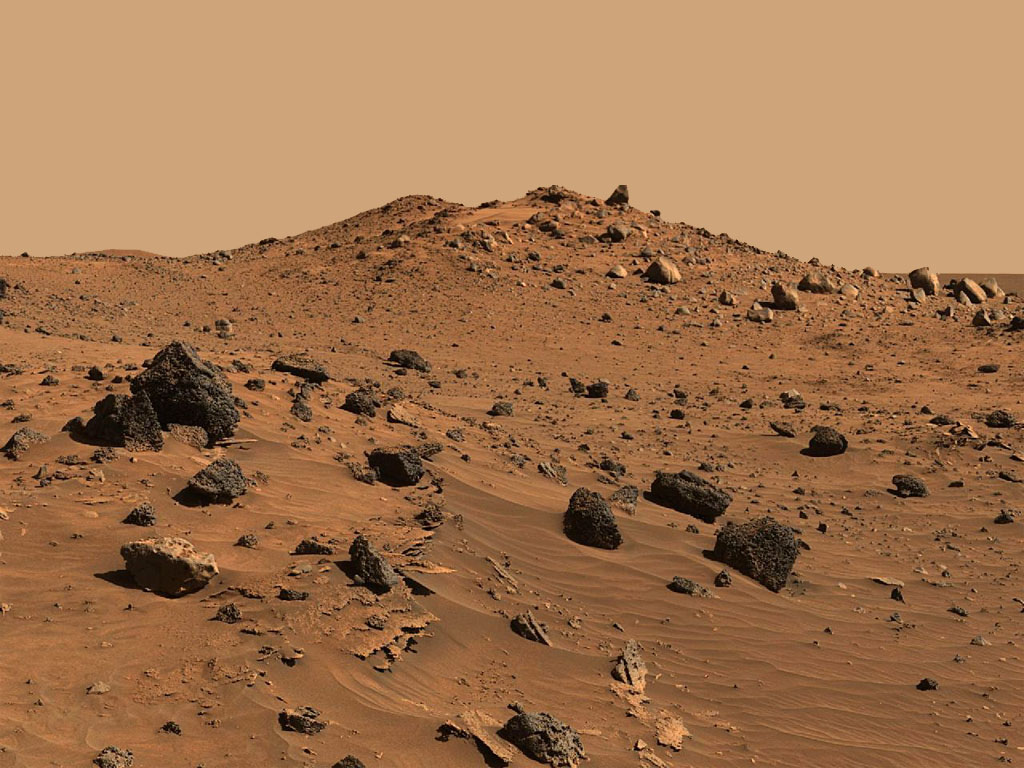
#> input picture Clutter/VGopBn.jpg, 1024 x 768 px
$ python -i POST.py   (imports and definitions only)   (older library calls are emulated)
#> lines starting #> are read from the running program, lines starting #| are printed output that depends on the picture
#> further down, picture is the input picture: shape (768, 1024, 3); mean B, G, R 78.2, 114.9, 159.1
import os
import cv2
import numpy as np
import pandas as pd
import pickle
import base64
import requests
import time
from flask import Flask, request, jsonify
from skimage.feature import canny
from scipy.fftpack import fft2, fftshift
from scipy.stats import skew, kurtosis

# Load trained model
MODEL_PATH = r"New_Feature_Extraction\Clutter\best_model.pkl"
# [5 lines not run here, left out]

def extract_features(image):
    image_gray = cv2.cvtColor(image, cv2.COLOR_BGR2GRAY)
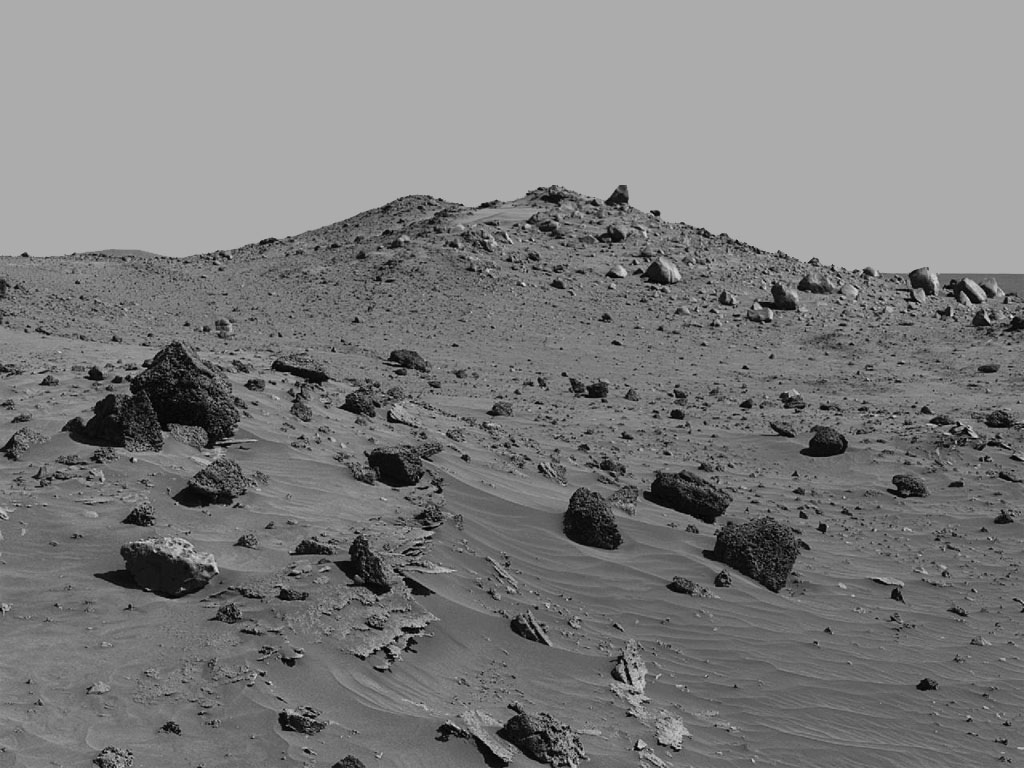
#> image_gray: shape (768, 1024); min 0, max 229, mean 124
    grad_x = cv2.Sobel(image_gray, cv2.CV_64F, 1, 0, ksize=3)
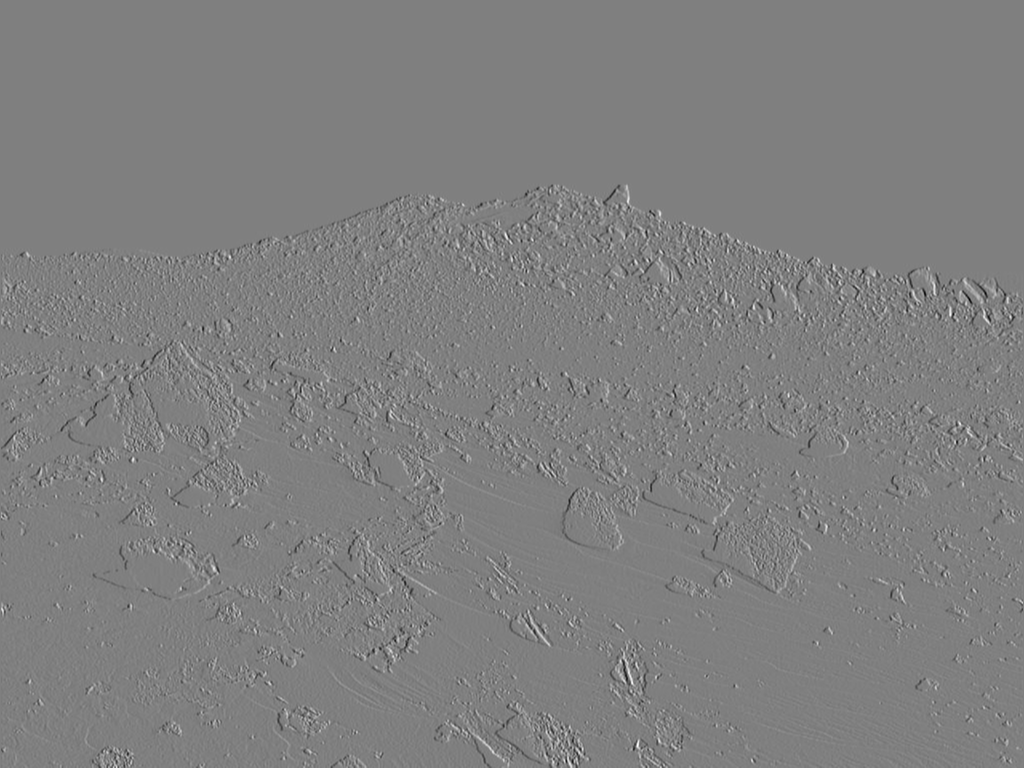
#> grad_x: shape (768, 1024) float64; min -711, max 707, mean 0; drawn with min black and max white
    grad_y = cv2.Sobel(image_gray, cv2.CV_64F, 0, 1, ksize=3)
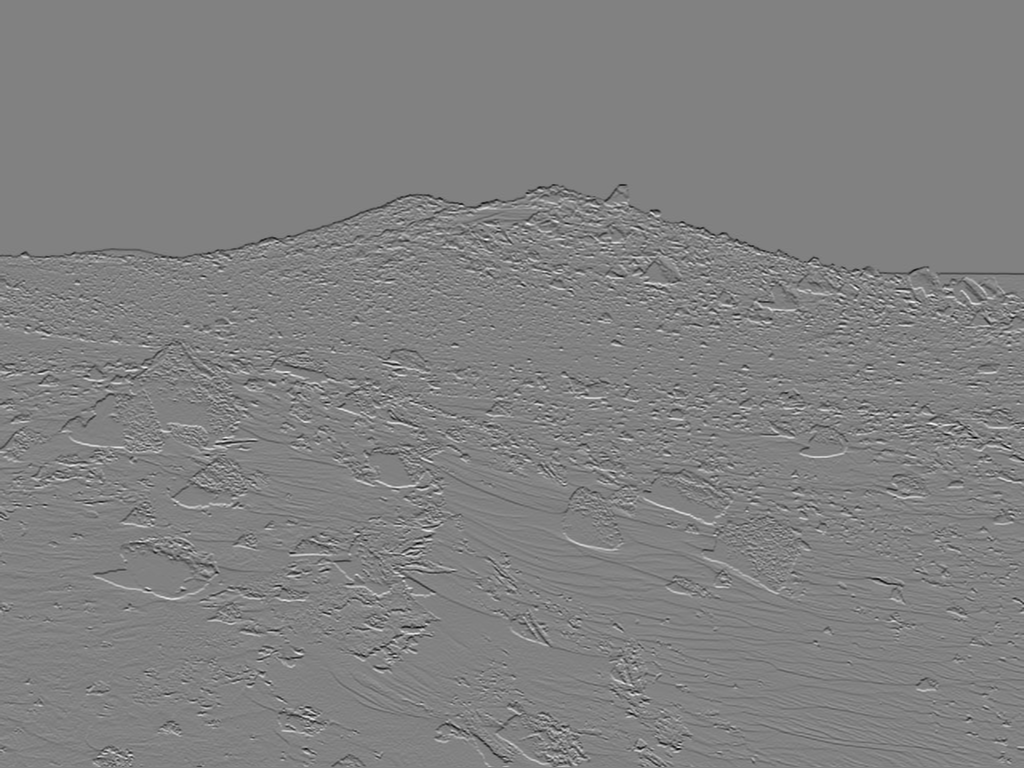
#> grad_y: shape (768, 1024) float64; min -740, max 718, mean -0.7; drawn with min black and max white
    gradient_magnitude = np.sqrt(grad_x**2 + grad_y**2)
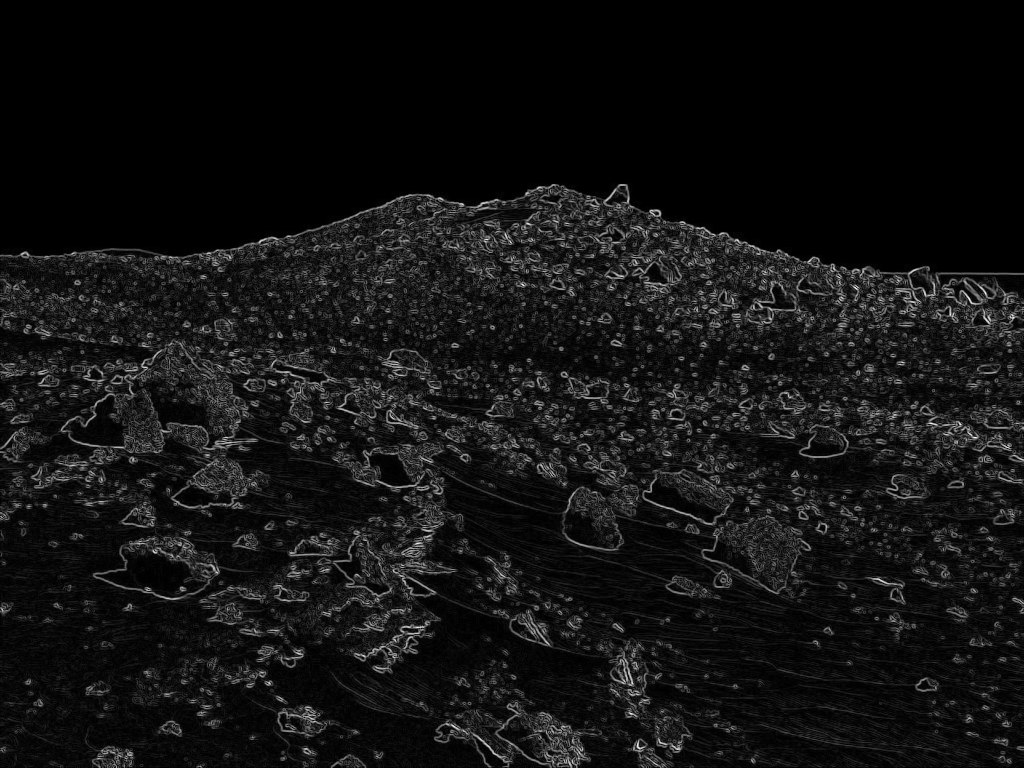
#> gradient_magnitude: shape (768, 1024) float64; min 0, max 763.1, mean 57.3; drawn with min black and max white
    msgggf = np.histogram(gradient_magnitude, bins=10, range=(0, 255))[0]
#> msgggf = [384046, 134381, 75930, 47915, 32833, 24232, 18634, 14646, 11644, 9433]

    msesgf = np.array([np.sum(canny(image_gray, sigma=1.0))])
#> msesgf = [96197]

    f_transform = fft2(image_gray)
    f_transform_shifted = fftshift(f_transform)
    spectrum = np.abs(f_transform_shifted)
    msfdmaf = [np.mean(spectrum)]
#> msfdmaf = [10569.5]
    msssf = [np.abs(np.sum(spectrum[:, :spectrum.shape[1]//2]) - np.sum(spectrum[:, spectrum.shape[1]//2:]))]
#> msssf = [229000783.8]
    mssamf = [np.sum(spectrum * np.arange(spectrum.shape[0])[:, None])]
#> mssamf = [3.19e+12]

    fft_spectrum = cv2.dft(np.float32(image_gray), flags=cv2.DFT_COMPLEX_OUTPUT)
    fft_shifted = np.fft.fftshift(fft_spectrum)
    magnitude_spectrum = 20 * np.log(cv2.magnitude(fft_shifted[:, :, 0], fft_shifted[:, :, 1]) + 1)
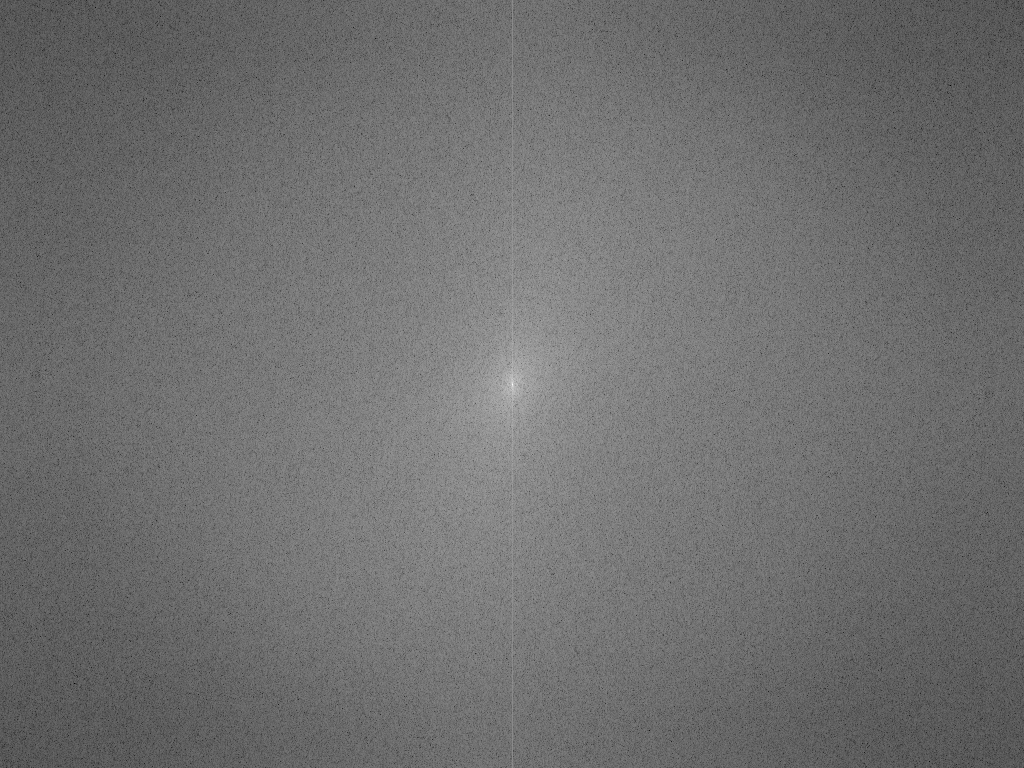
#> magnitude_spectrum: shape (768, 1024) float32; min 20.02, max 367.9, mean 171.8; drawn with min black and max white

    fdma_feature = [np.mean(magnitude_spectrum)]
#> fdma_feature = [171.8]
    amp_moments = [np.mean(magnitude_spectrum), np.var(magnitude_spectrum), skew(magnitude_spectrum.flatten()), kurtosis(magnitude_spectrum.flatten())]
#> amp_moments = [171.8, 507.7, 0.0149, 0.275]

    sym_x, sym_y = np.mean(np.abs(magnitude_spectrum[:magnitude_spectrum.shape[0]//2, :] - np.flipud(magnitude_spectrum[magnitude_spectrum.shape[0]//2:, :]))), np.mean(np.abs(magnitude_spectrum[:, :magnitude_spectrum.shape[1]//2] - np.fliplr(magnitude_spectrum[:, magnitude_spectrum.shape[1]//2:])))
#> sym_x = 14.08; sym_y = 14.09

    return np.concatenate((msgggf, msesgf, msfdmaf, msssf, mssamf, fdma_feature, amp_moments, [sym_x, sym_y]))
def process_predictions():
    while True:
        response = requests.get("http://localhost:5000/check_area").json()
        if response.get("check"):
            image_data = requests.get("http://localhost:5000/latest_image").json()
            image_b64 = image_data["image"]
            coordinates = image_data["coordinates"]

            image_bytes = base64.b64decode(image_b64)
            image_np = np.frombuffer(image_bytes, dtype=np.uint8)
            image = cv2.imdecode(image_np, cv2.IMREAD_COLOR)

            features = extract_features(image).reshape(1, -1)
            prediction = model.predict(features)[0]
            accuracy = max(model.predict_proba(features)[0])

            label_map = {0: "rocky_terrain", 1: "hard_terrain", 2: "sandy_terrain"}
            result = {
                "status": "success",
                "class": label_map[prediction],
                "accuracy": f"{accuracy:.2f}",
                "coordinate": coordinates
            }

            requests.post("http://localhost:5000/predicted_area", json=result)
        time.sleep(2)

# [2 lines not run here, left out]

>>> import cv2
>>> picture = cv2.imread('../Clutter/VGopBn.jpg')
>>> result = extract_features(picture)
#> result = 21 values, max 3.19e+12 at index 13, min 0.0149 at index 17, mean 1.52e+11
